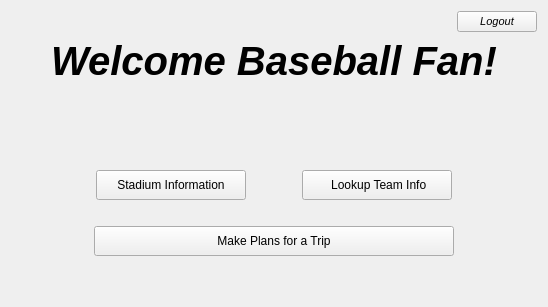
      <widget class="QWidget" name="page_home">
       <layout class="QGridLayout" name="gridLayout_4">
        <item row="1" column="0">
         <layout class="QHBoxLayout" name="horizontalLayout_20">
          <item>
           <spacer name="horizontalSpacer_35">
            <property name="orientation">
             <enum>Qt::Horizontal</enum>
            </property>
            <property name="sizeHint" stdset="0">
             <size>
              <width>40</width>
              <height>20</height>
             </size>
            </property>
           </spacer>
          </item>
          <item>
           <widget class="QPushButton" name="homePg_btn_logout">
            <property name="font">
             <font>
              <pointsize>8</pointsize>
              <italic>true</italic>
              <underline>false</underline>
             </font>
            </property>
            <property name="text">
             <string>Logout</string>
            </property>
            <property name="autoDefault">
             <bool>true</bool>
            </property>
           </widget>
          </item>
         </layout>
        </item>
        <item row="7" column="0">
         <layout class="QHBoxLayout" name="horizontalLayout_18">
          <item>
           <spacer name="horizontalSpacer_32">
            <property name="orientation">
             <enum>Qt::Horizontal</enum>
            </property>
            <property name="sizeHint" stdset="0">
             <size>
              <width>40</width>
              <height>20</height>
             </size>
            </property>
           </spacer>
          </item>
          <item>
           <widget class="QPushButton" name="homePg_btn_toPlanTrip">
            <property name="minimumSize">
             <size>
              <width>360</width>
              <height>30</height>
             </size>
            </property>
            <property name="font">
             <font>
              <pointsize>9</pointsize>
             </font>
            </property>
            <property name="text">
             <string>Make Plans for a Trip</string>
            </property>
            <property name="autoDefault">
             <bool>true</bool>
            </property>
           </widget>
          </item>
          <item>
           <spacer name="horizontalSpacer_33">
            <property name="orientation">
             <enum>Qt::Horizontal</enum>
            </property>
            <property name="sizeHint" stdset="0">
             <size>
              <width>40</width>
              <height>20</height>
             </size>
            </property>
           </spacer>
          </item>
         </layout>
        </item>
        <item row="4" column="0">
         <spacer name="verticalSpacer_18">
          <property name="orientation">
           <enum>Qt::Vertical</enum>
          </property>
          <property name="sizeHint" stdset="0">
           <size>
            <width>20</width>
            <height>40</height>
           </size>
          </property>
         </spacer>
        </item>
        <item row="6" column="0">
         <spacer name="verticalSpacer_17">
          <property name="orientation">
           <enum>Qt::Vertical</enum>
          </property>
          <property name="sizeType">
           <enum>QSizePolicy::Preferred</enum>
          </property>
          <property name="sizeHint" stdset="0">
           <size>
            <width>20</width>
            <height>20</height>
           </size>
          </property>
         </spacer>
        </item>
        <item row="5" column="0">
         <layout class="QHBoxLayout" name="horizontalLayout_16">
          <item>
           <spacer name="horizontalSpacer_27">
            <property name="orientation">
             <enum>Qt::Horizontal</enum>
            </property>
            <property name="sizeHint" stdset="0">
             <size>
              <width>40</width>
              <height>20</height>
             </size>
            </property>
           </spacer>
          </item>
          <item>
           <spacer name="horizontalSpacer_30">
            <property name="orientation">
             <enum>Qt::Horizontal</enum>
            </property>
            <property name="sizeHint" stdset="0">
             <size>
              <width>40</width>
              <height>20</height>
             </size>
            </property>
           </spacer>
          </item>
          <item>
           <widget class="QPushButton" name="homePg_btn_toStadiumInfo">
            <property name="minimumSize">
             <size>
              <width>150</width>
              <height>30</height>
             </size>
            </property>
            <property name="font">
             <font>
              <pointsize>9</pointsize>
             </font>
            </property>
            <property name="text">
             <string>Stadium Information</string>
            </property>
            <property name="autoDefault">
             <bool>true</bool>
            </property>
           </widget>
          </item>
          <item>
           <spacer name="horizontalSpacer_28">
            <property name="orientation">
             <enum>Qt::Horizontal</enum>
            </property>
            <property name="sizeType">
             <enum>QSizePolicy::Maximum</enum>
            </property>
            <property name="sizeHint" stdset="0">
             <size>
              <width>50</width>
              <height>20</height>
             </size>
            </property>
           </spacer>
          </item>
          <item>
           <widget class="QPushButton" name="homePg_btn_toTeamLookup">
            <property name="minimumSize">
             <size>
              <width>150</width>
              <height>30</height>
             </size>
            </property>
            <property name="font">
             <font>
              <pointsize>9</pointsize>
             </font>
            </property>
            <property name="text">
             <string>    Lookup Team Info   </string>
            </property>
            <property name="autoDefault">
             <bool>true</bool>
            </property>
           </widget>
          </item>
          <item>
           <spacer name="horizontalSpacer_26">
            <property name="orientation">
             <enum>Qt::Horizontal</enum>
            </property>
            <property name="sizeHint" stdset="0">
             <size>
              <width>40</width>
              <height>20</height>
             </size>
            </property>
           </spacer>
          </item>
          <item>
           <spacer name="horizontalSpacer_31">
            <property name="orientation">
             <enum>Qt::Horizontal</enum>
            </property>
            <property name="sizeHint" stdset="0">
             <size>
              <width>40</width>
              <height>20</height>
             </size>
            </property>
           </spacer>
          </item>
         </layout>
        </item>
        <item row="8" column="0">
         <spacer name="verticalSpacer_16">
          <property name="orientation">
           <enum>Qt::Vertical</enum>
          </property>
          <property name="sizeHint" stdset="0">
           <size>
            <width>20</width>
            <height>40</height>
           </size>
          </property>
         </spacer>
        </item>
        <item row="3" column="0">
         <spacer name="verticalSpacer_10">
          <property name="orientation">
           <enum>Qt::Vertical</enum>
          </property>
          <property name="sizeHint" stdset="0">
           <size>
            <width>20</width>
            <height>40</height>
           </size>
          </property>
         </spacer>
        </item>
        <item row="2" column="0">
         <layout class="QHBoxLayout" name="horizontalLayout_8">
          <item>
           <spacer name="horizontalSpacer_12">
            <property name="orientation">
             <enum>Qt::Horizontal</enum>
            </property>
            <property name="sizeType">
             <enum>QSizePolicy::MinimumExpanding</enum>
            </property>
            <property name="sizeHint" stdset="0">
             <size>
              <width>40</width>
              <height>20</height>
             </size>
            </property>
           </spacer>
          </item>
          <item>
           <widget class="QLabel" name="homePg_label_TOP">
            <property name="font">
             <font>
              <pointsize>30</pointsize>
              <weight>75</weight>
              <italic>true</italic>
              <bold>true</bold>
              <underline>false</underline>
             </font>
            </property>
            <property name="text">
             <string>Welcome Baseball Fan!</string>
            </property>
            <property name="alignment">
             <set>Qt::AlignCenter</set>
            </property>
           </widget>
          </item>
          <item>
           <spacer name="horizontalSpacer_13">
            <property name="orientation">
             <enum>Qt::Horizontal</enum>
            </property>
            <property name="sizeHint" stdset="0">
             <size>
              <width>40</width>
              <height>20</height>
             </size>
            </property>
           </spacer>
          </item>
         </layout>
        </item>
       </layout>
      </widget>
